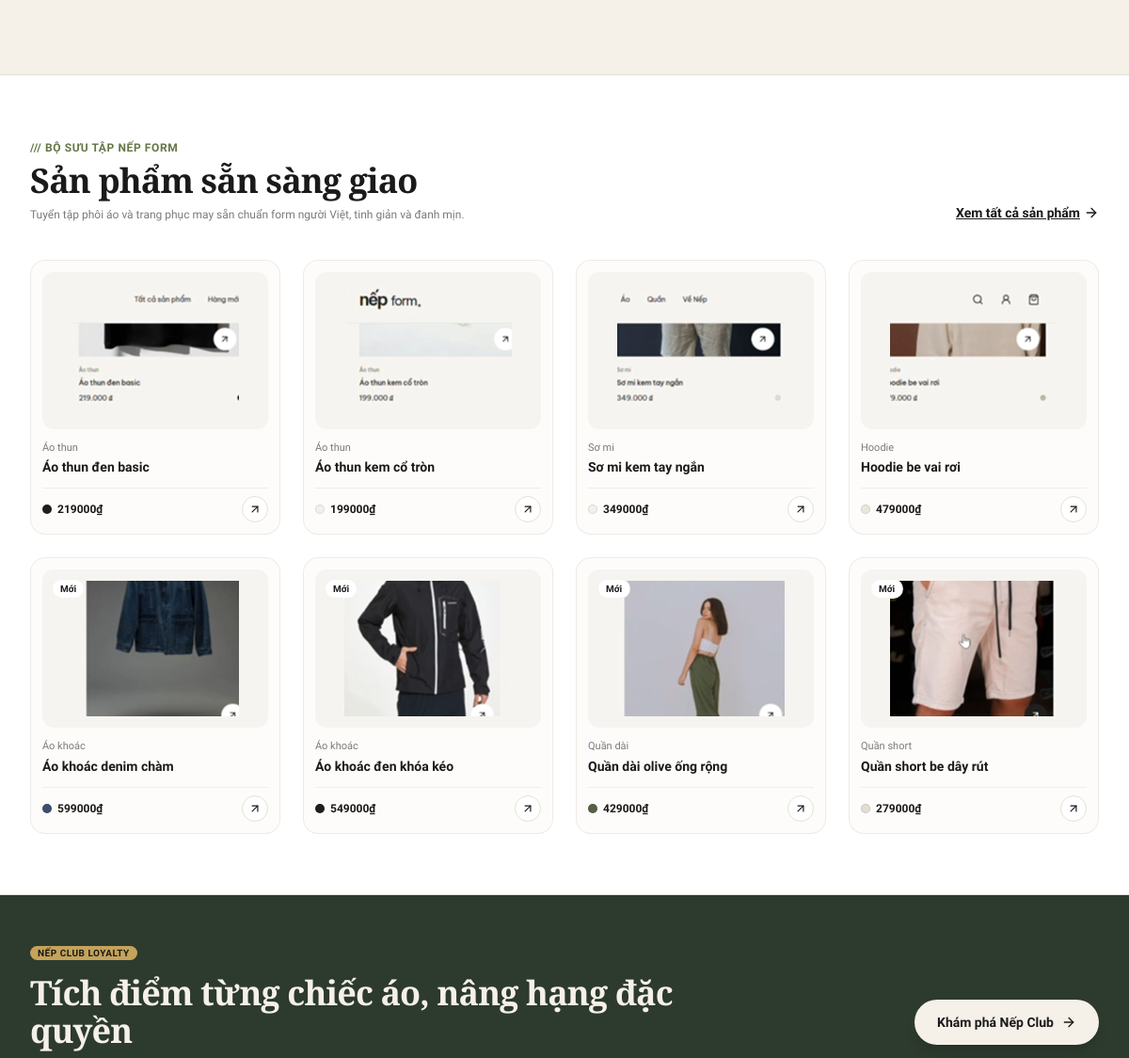
The app's page / (middle part), older data.
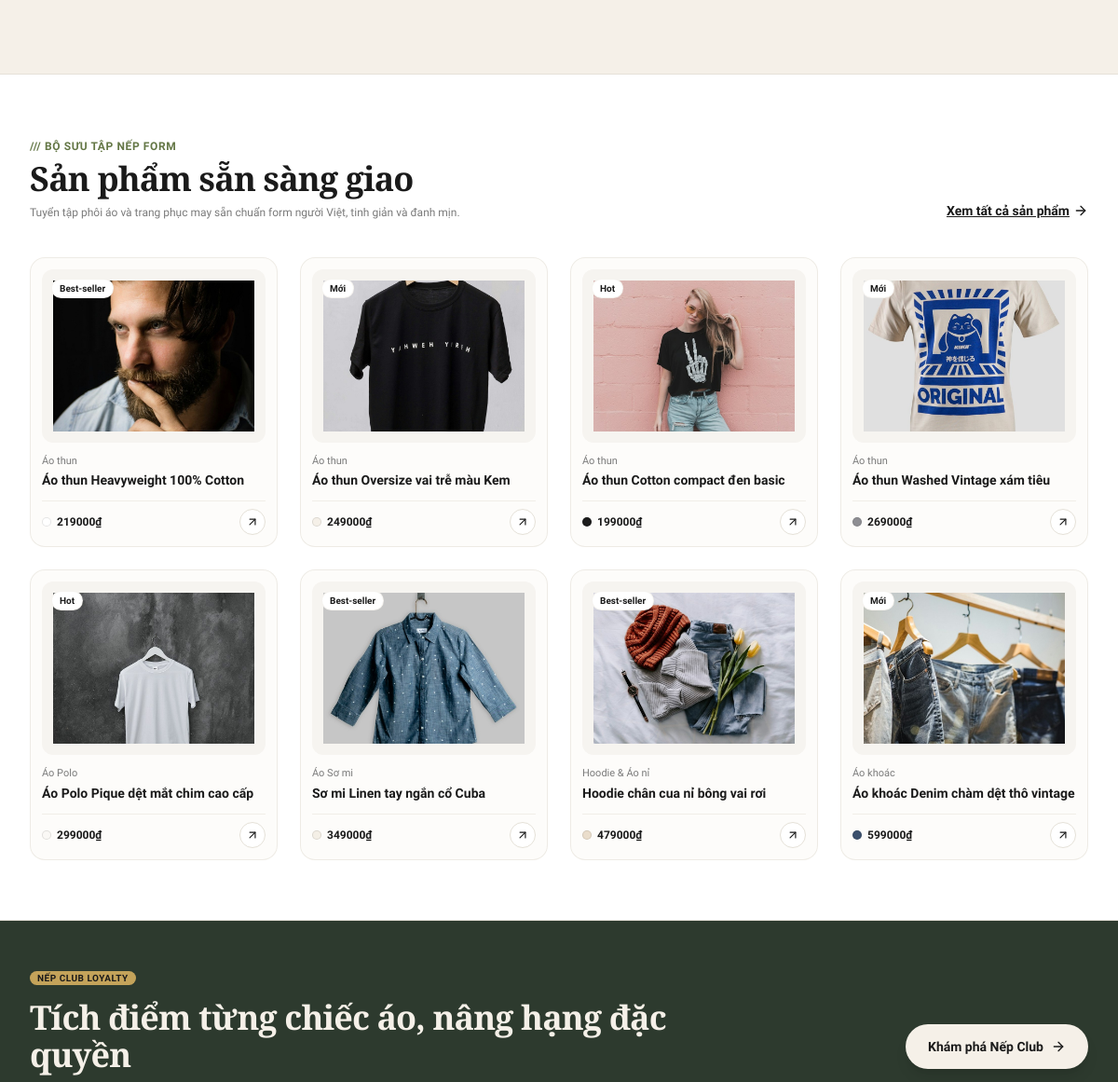
The same page, newer data.
### apps/products/models.py (models this page shows, shortened)
class Product(TimeStampedModel):
    product_type = models.ForeignKey(ProductType, on_delete=models.CASCADE, related_name="products", verbose_name="Loại sản phẩm")
    name = models.CharField(max_length=200, verbose_name="Tên sản phẩm")
    slug = models.SlugField(max_length=220, unique=True, blank=True)
    base_price = models.DecimalField(max_digits=12, decimal_places=0, verbose_name="Giá cơ bản (VNĐ)")
    fabric_info = models.CharField(max_length=200, default="Cotton 100% (định lượng 240gsm)", verbose_name="Chất liệu vải")
    fit_type = models.CharField(max_length=100, default="Phối unisex", verbose_name="Phom dáng")
    description = models.TextField(blank=True, verbose_name="Mô tả sản phẩm")
    badge = models.CharField(max_length=50, blank=True, verbose_name="Huy hiệu (VD: Mới)")
    color_hex = models.CharField(max_length=20, blank=True, default="#F5F0E8", verbose_name="Mã màu đại diện")
    thumbnail_url = models.TextField(blank=True, verbose_name="Ảnh đại diện trực tiếp hoặc Data URL")
    thumbnail_image = models.ImageField(upload_to="products/", blank=True, null=True, verbose_name="Hoặc tải file ảnh lên")
    is_featured = models.BooleanField(default=False, verbose_name="Nổi bật trang chủ")
    is_active = models.BooleanField(default=True, verbose_name="Đang bán")
    def get_main_image(self):
        if self.thumbnail_url:
            return self.thumbnail_url
    class Meta:
        verbose_name = "Sản phẩm"
        verbose_name_plural = "Danh mục sản phẩm"

class ProductType(TimeStampedModel):
    name = models.CharField(max_length=100, verbose_name="Loại sản phẩm")
    slug = models.SlugField(max_length=120, unique=True, blank=True)
    description = models.TextField(blank=True, verbose_name="Mô tả")
    display_order = models.PositiveIntegerField(default=0, verbose_name="Thứ tự hiển thị")
    is_studio_form = models.BooleanField(default=False, verbose_name="Phôi dùng cho Studio")
    is_active = models.BooleanField(default=True, verbose_name="Kích hoạt")
    class Meta:
        verbose_name = "Loại sản phẩm"
        verbose_name_plural = "Các loại sản phẩm"
        ordering = ['display_order', 'name']

### apps/core/views.py (the view, shortened to what this page needs)
# urls.py: path('', views.home_view, name='home'),
def home_view(request):
    banner = Banner.objects.filter(is_active=True).first()
    featured_products = list(Product.objects.filter(
        is_active=True,
        is_featured=True,
        product_type__is_studio_form=False
    ).select_related('product_type').order_by('product_type__display_order', 'id')[:8])
    featured_templates = DesignTemplate.objects.filter(is_featured=True).order_by('id')[:3]
    reviews = Review.objects.filter(is_approved=True)[:4]
    faqs = FAQ.objects.filter(is_active=True)[:4]
    tiers = MembershipTier.objects.all().order_by('min_points')
    default_product = Product.objects.filter(slug="ao-custom-classic").first() or Product.objects.filter(product_type__is_studio_form=True).first() or Product.objects.first()
    colors = Color.objects.all()[:4]
    return render(request, 'home/index.html', {
        'banner': banner,
        'featured_products': featured_products,
        'featured_templates': featured_templates,
        'reviews': reviews,
        'faqs': faqs,
        'tiers': tiers,
        'default_product': default_product,
        'colors': colors,
    })

### apps/core/context_processors.py (called while the page is built)
def global_context(request):
    cart_count = 0
    if hasattr(request, 'session'):
        from cart.models import Cart
        cart = None
        if request.user.is_authenticated:
            cart = Cart.objects.filter(user=request.user).first()
        elif request.session.session_key:
            cart = Cart.objects.filter(session_key=request.session.session_key).first()
        if cart:
            cart_count = cart.items.count()
    return {
        'SITE_NAME': 'Nếp Form',
        'SITE_TAGLINE': 'Xưởng áo của bạn',
        'CART_ITEMS_COUNT': cart_count,
    }

### templates/home/index.html (shortened to what this page needs)
{% extends 'base.html' %}
{% load static %}
{% block content %}
<section class="py-20">
</section>
<section class="py-16 bg-white border-y border-nep-grayLight">
  <div class="max-w-7xl mx-auto px-4 sm:px-6 lg:px-8">
    <div class="flex flex-col sm:flex-row justify-between items-start sm:items-end mb-10 gap-4">
      <div>
        <span class="text-xs font-bold tracking-wider text-nep-greenMuted uppercase">/// BỘ SƯU TẬP NẾP FORM</span>
        <h2 class="text-3xl sm:text-4xl font-serif font-bold text-nep-dark mt-1 tracking-tight">Sản phẩm sẵn sàng giao</h2>
        <p class="text-xs text-nep-gray mt-2">Tuyển tập phôi áo và trang phục may sẵn chuẩn form người Việt, tinh giản và đanh mịn.</p>
      </div>
      <a href="{% url 'products:catalog' %}" class="inline-flex items-center gap-1 text-sm font-semibold text-nep-dark hover:text-nep-green transition underline">
        <span>Xem tất cả sản phẩm</span> <i data-lucide="arrow-right" class="w-4 h-4"></i>
      </a>
    </div>
    <div class="grid grid-cols-2 sm:grid-cols-2 md:grid-cols-4 gap-4 sm:gap-6">
      {% for p in featured_products %}
        <div class="group flex flex-col justify-between bg-nep-creamLight/40 rounded-2xl p-3 border border-nep-grayLight/60 hover:shadow-md transition">
          <div>
            <div class="aspect-4/3 rounded-xl bg-[#F6F4F0] p-3 relative overflow-hidden flex items-center justify-center">
              {% if p.badge %}
                <span class="absolute top-2.5 left-2.5 bg-white text-nep-dark text-[10px] font-bold px-2 py-0.5 rounded-full shadow-xs border border-nep-grayLight/40">
                  {{ p.badge }}
                </span>
              {% endif %}
              <img src="{{ p.get_main_image }}" alt="{{ p.name }}" class="max-h-full max-w-full object-contain transition-transform duration-300 group-hover:scale-105">
            </div>
            <div class="mt-3 space-y-0.5">
              <span class="text-[11px] font-medium text-nep-gray block">{{ p.product_type.name }}</span>
              <h3 class="text-xs sm:text-sm font-bold text-nep-dark leading-snug group-hover:text-nep-green transition-colors line-clamp-1">{{ p.name }}</h3>
            </div>
          </div>
          <div class="mt-3 pt-2 border-t border-nep-grayLight/50 flex items-center justify-between">
            <div class="flex items-center gap-1.5">
              <span class="w-2.5 h-2.5 rounded-full border border-black/10 inline-block shrink-0" style="background-color: {{ p.color_hex }};"></span>
              <span class="text-xs font-bold text-nep-dark">{{ p.base_price|floatformat:0 }}₫</span>
            </div>
            <a href="{% url 'products:detail' p.slug %}" class="w-7 h-7 rounded-full bg-white hover:bg-nep-dark text-nep-dark hover:text-white border border-nep-grayLight flex items-center justify-center transition-colors shadow-xs" title="Xem chi tiết">
              <i data-lucide="arrow-up-right" class="w-3.5 h-3.5"></i>
            </a>
          </div>
        </div>
      {% endfor %}
    </div>
  </div>
</section>
<section class="py-12 bg-nep-green text-nep-cream">
  <div class="max-w-7xl mx-auto px-4 sm:px-6 lg:px-8">
    <div class="grid grid-cols-1 md:grid-cols-12 gap-8 items-center">
      <div class="md:col-span-8 space-y-3">
        <span class="bg-nep-gold text-nep-dark text-[10px] font-bold px-2 py-0.5 rounded-full uppercase tracking-wider">NẾP CLUB LOYALTY</span>
        <h2 class="text-3xl sm:text-4xl font-serif font-bold tracking-tight">Tích điểm từng chiếc áo, nâng hạng đặc quyền</h2>
      </div>
      <div class="md:col-span-4 flex md:justify-end">
        <a href="{% url 'loyalty:club' %}" class="bg-nep-cream hover:bg-white text-nep-dark px-6 py-3.5 rounded-full text-sm font-bold shadow-lg transition flex items-center gap-2">
          <span>Khám phá Nếp Club</span>
          <i data-lucide="arrow-right" class="w-4 h-4"></i>
        </a>
      </div>
    </div>
  </div>
</section>
{% endblock %}

### templates/base.html (shortened to what this page needs)
<!DOCTYPE html>
<html lang="vi" class="h-full">
<head>
  <script src="https://cdn.tailwindcss.com"></script>
</head>
<body class="flex flex-col min-h-screen font-sans antialiased text-nep-dark" x-data="{ sizeModalOpen: false, searchOpen: false }" @open-size-modal.window="sizeModalOpen = true">
  <main class="flex-grow">
    {% block content %}{% endblock %}
  </main>
</body>
</html>

### templates/base.html (style rules this page uses)
body { background-color: #F5F0E8; color: #1A1A1A; }

Row changes from the older to the newer data that the page shows:
removed Product: get_main_image (picture), product_type.name "Áo thun", name "Áo thun đen basic", base_price "219000"
removed Product: get_main_image (picture), product_type.name "Áo thun", name "Áo thun kem cổ tròn", base_price "199000"
removed Product: get_main_image (picture), product_type.name "Sơ mi", name "Sơ mi kem tay ngắn", base_price "349000"
removed Product: badge "Mới", get_main_image (picture), product_type.name "Áo khoác", name "Áo khoác đen khóa kéo", base_price "549000"
removed Product: badge "Mới", get_main_image (picture), product_type.name "Quần dài", name "Quần dài olive ống rộng", base_price "429000"
removed Product: badge "Mới", get_main_image (picture), product_type.name "Quần short", name "Quần short be dây rút", base_price "279000"
added Product: badge "Best-seller", get_main_image (picture), product_type.name "Áo thun", name "Áo thun Heavyweight 100% Cotton", base_price "219000"
added Product: badge "Mới", get_main_image (picture), product_type.name "Áo thun", name "Áo thun Oversize vai trễ màu Kem", base_price "249000"
added Product: badge "Hot", get_main_image (picture), product_type.name "Áo thun", name "Áo thun Cotton compact đen basic", base_price "199000"
added Product: badge "Mới", get_main_image (picture), product_type.name "Áo thun", name "Áo thun Washed Vintage xám tiêu", base_price "269000"
added Product: badge "Hot", get_main_image (picture), product_type.name "Áo Polo", name "Áo Polo Pique dệt mắt chim cao cấp", base_price "299000"
added Product: badge "Best-seller", get_main_image (picture), product_type.name "Áo Sơ mi", name "Sơ mi Linen tay ngắn cổ Cuba", base_price "349000"
changed Product: badge (not shown) → "Best-seller"; get_main_image: a different picture; product_type.name "Hoodie" → "Hoodie & Áo nỉ"; name "Hoodie be vai rơi" → "Hoodie chân cua nỉ bông vai rơi"; color_hex "#EBE6DD" → "#EADDCB" (drawn)
changed Product "Áo khoác": get_main_image: a different picture; name "Áo khoác denim chàm" → "Áo khoác Denim chàm dệt thô vintage"
